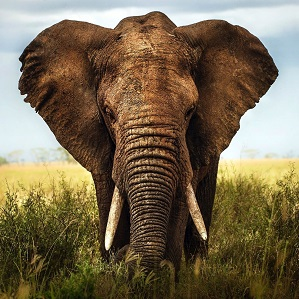
#> input picture work/resize/elephant-299.jpg, 299 x 299 px
$ python test.py
#> lines starting #> are read from the running program, lines starting #| are printed output that depends on the picture
import math
import time


def gen_weights(image, new_h, new_w):
    (batch, h, w , channel) = image.shape

    x_ratio = (w-1)/new_w
    y_ratio = (h-1)/new_h

    def _bilinear_interpolation(y, x , c):
        x1 = math.floor(x_ratio * x)
        y1 = math.floor(y_ratio * y)
        x_diff = (x_ratio * x) - x1
        y_diff = (y_ratio * y) - y1

        return [x1, y1, x_diff, y_diff]

    weights = np.ones((new_h, new_w, channel, 4)).reshape(new_h, new_w, channel, 4)

    for i in range(channel):
        for j in range(new_h):
            for k in range(new_w):
                weights[j][k][i] = _bilinear_interpolation(j, k , i)
    return weights


def bilinear(image, new_h, new_w):
    (batch, h, w , channel) = image.shape

    weights = gen_weights(image, new_h, new_w)

    print("W Shape:", weights.shape);

    scaled_image = np.ones((batch, new_h, new_w, channel)).reshape(batch, new_h, new_w, channel)

    for i in range(channel):
        for j in range(new_h):
            for k in range(new_w):
                x1 = int(weights[j][k][i][0])
                y1 = int(weights[j][k][i][1])
                x_diff = weights[j][k][i][2]
                y_diff = weights[j][k][i][3]

                A = image[0][y1][x1][i];
                B = image[0][y1][x1+1][i];
                C = image[0][y1+1][x1][i];
                D = image[0][y1+1][x1+1][i];

                #Y = A(1-w)(1-h) + B(w)(1-h) + C(h)(1-w) + Dwh
                pixel = (
                        A*(1-x_diff)*(1-y_diff) +  B*(x_diff)*(1-y_diff) +
                        C*(y_diff)*(1-x_diff)   +  D*(x_diff*y_diff)
                        );

                scaled_image[0][j][k][i] = pixel

    print ("Out SHape:", scaled_image.shape)
    return scaled_image


from PIL import Image
import numpy as np
import matplotlib.pyplot as plt

image = Image.open("elephant-299.jpg")
#> image is the input picture: PIL image 299x299 RGB; mean R, G, B 119, 104.5, 79.7

image = np.array(image)
img_gray = np.dot(image[..., :3], [0.30, 0.59, 0.11])
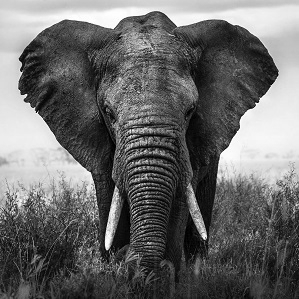
#> img_gray: shape (299, 299) float64; min 0.22, max 255, mean 106.1
plt.imshow(img_gray, cmap="gray")
plt.show()

scaled = bilinear(np.expand_dims(image, axis=0), 150, 150)
#| W Shape: (150, 150, 3, 4)
#| Out SHape: (1, 150, 150, 3)
image = scaled[0];
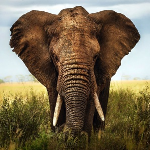
#> image: shape (150, 150, 3) float64; mean of channels 0, 1, 2 119.3, 104.8, 80; drawn with min black and max white

img_gray = np.dot(image[..., :3], [0.30, 0.59, 0.11])
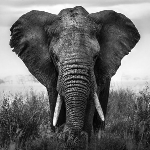
#> img_gray: shape (150, 150) float64; min 2.06, max 254.5, mean 106.4
plt.imshow(img_gray, cmap="gray")
plt.show()

scaled = bilinear(np.expand_dims(image, axis=0), 500, 500)
#> (the run stopped early here; a loop or call above may not have finished)
